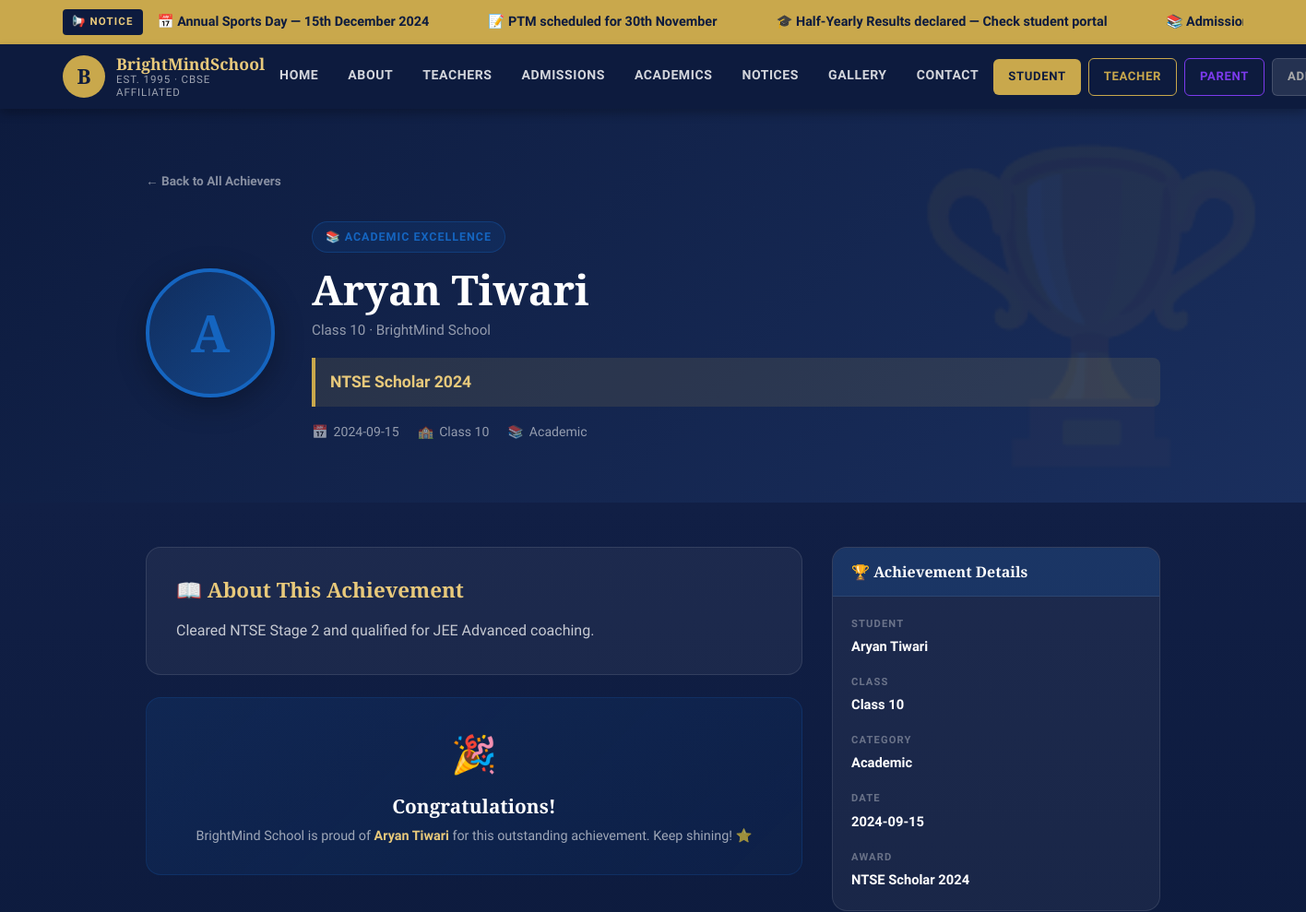
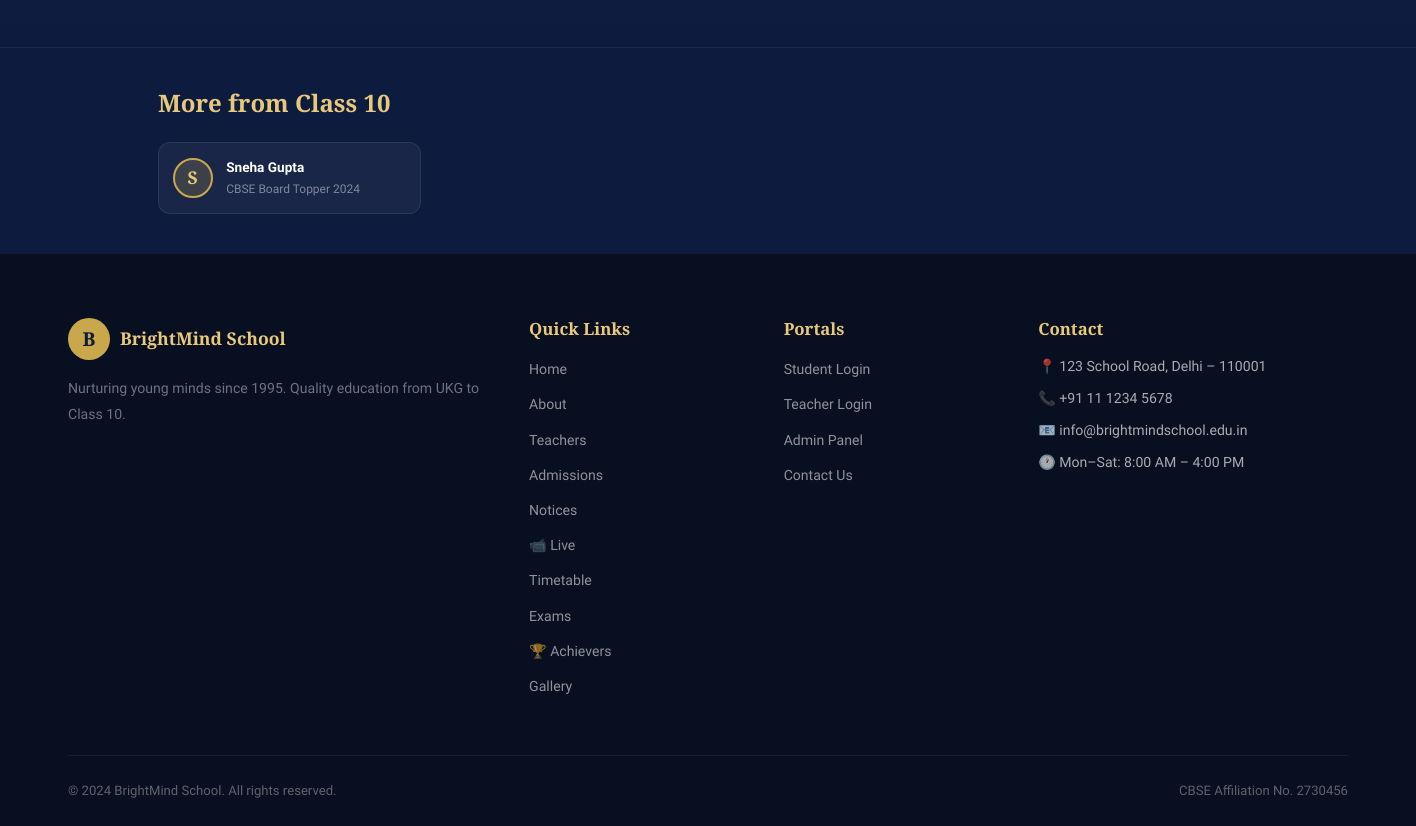
The page /achievers/91 on the database its author committed (2 pictures, top to bottom).
### tables this page shows
CREATE TABLE achievements (
            id INTEGER PRIMARY KEY AUTOINCREMENT,
            student_id INTEGER, title TEXT NOT NULL, category TEXT NOT NULL,
            description TEXT, achievement_date TEXT, awarded_by TEXT,
            class_name TEXT, is_featured INTEGER DEFAULT 0,
            created_at TIMESTAMP DEFAULT CURRENT_TIMESTAMP
        , photo TEXT, student_name TEXT DEFAULT "");

### app.py (the view)
@app.route('/achievers/<int:aid>')
def achiever_detail(aid):
    db = get_db()
    item = db.execute("""
        SELECT * FROM achievements WHERE id=?
    """, (aid,)).fetchone()
    if not item:
        return "Not Found", 404
    others = db.execute("""
        SELECT * FROM achievements
        WHERE class_name=? AND id!=?
        LIMIT 4
    """, (item['class_name'], aid)).fetchall()
    return render_template('achiever_detail.html', item=item, others=others)

### database/db.py (called while the page is built)
def get_db():
    db = getattr(g, '_database', None)
    if db is None:
        db = g._database = sqlite3.connect(DATABASE)
        db.row_factory = sqlite3.Row
        db.execute("PRAGMA foreign_keys = OFF")
    return db

### templates/achiever_detail.html (shortened to what this page needs)
{% extends 'base.html' %}
{% block content %}
{% set cat_colors = {
  'Academic': ('1565c0','e3f2fd','📚','Academic Excellence'),
  'Sports':   ('2e7d32','e8f5e9','⚽','Sports Achievement'),
  'Cultural': ('6a1b9a','f3e5f5','🎨','Cultural Achievement'),
  'Science':  ('00838f','e0f7fa','🔬','Science Achievement'),
} %}
{% set ci = cat_colors.get(item['category'], ('c9a84c','fff8e1','🌟','Achievement')) %}
<section style="background:linear-gradient(135deg,#0d1b3e 0%,#1a2f5e 100%);padding:4rem 2rem;position:relative;overflow:hidden;">
  <div style="position:absolute;inset:0;opacity:0.05;font-size:20rem;display:flex;align-items:center;justify-content:flex-end;padding-right:2rem;pointer-events:none;">🏆</div>
  <div style="max-width:1100px;margin:0 auto;position:relative;z-index:1;">
    <a href="/achievers" style="color:rgba(255,255,255,0.5);font-size:0.85rem;font-weight:600;text-decoration:none;display:inline-flex;align-items:center;gap:6px;margin-bottom:2rem;">
      ← Back to All Achievers
    </a>
    <div style="display:flex;gap:2.5rem;align-items:center;flex-wrap:wrap;">
      <div style="flex-shrink:0;">
        {% if item['photo'] %}
        <img src="/static/uploads/achievements/{{ item['photo'] }}"
             style="width:140px;height:140px;border-radius:50%;object-fit:cover;border:4px solid #{{ ci[0] }};box-shadow:0 8px 32px rgba(0,0,0,0.4);">
        {% else %}
        <div style="width:140px;height:140px;border-radius:50%;background:linear-gradient(135deg,#{{ ci[0] }}33,#{{ ci[0] }}88);border:4px solid #{{ ci[0] }};display:flex;align-items:center;justify-content:center;font-family:'Cormorant Garamond',serif;font-size:3.5rem;font-weight:700;color:#{{ ci[0] }};box-shadow:0 8px 32px rgba(0,0,0,0.3);">
          {{ (item['student_name'] or 'S')[0].upper() }}
        </div>
        {% endif %}
      </div>
      <div style="flex:1;min-width:240px;">
        <div style="display:inline-flex;align-items:center;gap:6px;background:#{{ ci[0] }}22;border:1px solid #{{ ci[0] }}55;color:#{{ ci[0] }};padding:5px 14px;border-radius:20px;font-size:0.78rem;font-weight:700;letter-spacing:0.08em;text-transform:uppercase;margin-bottom:0.75rem;">
          {{ ci[2] }} {{ ci[3] }}
        </div>
        <h1 style="color:var(--white);font-size:clamp(1.8rem,4vw,2.8rem);margin:0 0 0.25rem;font-family:'Cormorant Garamond',serif;">
          {{ item['student_name'] or 'Student' }}
        </h1>
        <div style="color:rgba(255,255,255,0.55);font-size:0.95rem;margin-bottom:1rem;">{{ item['class_name'] }} · BrightMind School</div>
        <div style="background:rgba(201,168,76,0.12);border-left:4px solid var(--gold);padding:0.75rem 1rem;border-radius:0 8px 8px 0;margin-bottom:1rem;">
          <div style="color:var(--gold-lt);font-weight:800;font-size:1.1rem;">{{ item['title'] }}</div>
        </div>
        <div style="display:flex;flex-wrap:wrap;gap:1.25rem;">
          {% if item['achievement_date'] %}
          <div style="display:flex;align-items:center;gap:6px;color:rgba(255,255,255,0.55);font-size:0.88rem;">
            📅 <span>{{ item['achievement_date'] }}</span>
          </div>
          {% endif %}
          <div style="display:flex;align-items:center;gap:6px;color:rgba(255,255,255,0.55);font-size:0.88rem;">
            🏫 <span>{{ item['class_name'] }}</span>
          </div>
          <div style="display:flex;align-items:center;gap:6px;color:rgba(255,255,255,0.55);font-size:0.88rem;">
            {{ ci[2] }} <span>{{ item['category'] }}</span>
          </div>
        </div>
      </div>
    </div>
  </div>
</section>
<section style="background:linear-gradient(180deg,#111f45,#0d1b3e);padding:3rem 2rem;">
  <div style="max-width:1100px;margin:0 auto;display:grid;grid-template-columns:2fr 1fr;gap:2rem;align-items:start;">
    <div>
      {% if item['description'] %}
      <div style="background:rgba(255,255,255,0.05);border:1px solid rgba(255,255,255,0.1);border-radius:16px;padding:2rem;margin-bottom:1.5rem;">
        <h3 style="color:var(--gold-lt);font-family:'Cormorant Garamond',serif;font-size:1.4rem;margin-bottom:1rem;">📖 About This Achievement</h3>
        <p style="color:rgba(255,255,255,0.75);font-size:1rem;line-height:1.8;">{{ item['description'] }}</p>
      </div>
      {% endif %}
      <div style="background:linear-gradient(135deg,#{{ ci[0] }}22,#{{ ci[0] }}11);border:1px solid #{{ ci[0] }}33;border-radius:16px;padding:1.75rem;text-align:center;">
        <div style="font-size:2.5rem;margin-bottom:0.5rem;">🎉</div>
        <h3 style="color:var(--white);font-family:'Cormorant Garamond',serif;font-size:1.3rem;margin-bottom:0.5rem;">Congratulations!</h3>
        <p style="color:rgba(255,255,255,0.6);font-size:0.9rem;">BrightMind School is proud of <strong style="color:var(--gold-lt);">{{ item['student_name'] or 'this student' }}</strong> for this outstanding achievement. Keep shining! ⭐</p>
      </div>
    </div>
    <div style="background:rgba(255,255,255,0.05);border:1px solid rgba(255,255,255,0.1);border-radius:16px;overflow:hidden;">
      <div style="background:#{{ ci[0] }}33;padding:1rem 1.25rem;border-bottom:1px solid rgba(255,255,255,0.08);">
        <h3 style="color:var(--white);font-size:1rem;font-weight:700;">🏆 Achievement Details</h3>
      </div>
      <div style="padding:1.25rem;display:flex;flex-direction:column;gap:1rem;">
        {% for label, value in [
          ('Student', item['student_name'] or '—'),
          ('Class',   item['class_name'] or '—'),
          ('Category',item['category'] or '—'),
          ('Date',    item['achievement_date'] or '—'),
          ('Award',   item['title'] or '—'),
        ] %}
        <div>
          <div style="font-size:0.7rem;font-weight:700;color:rgba(255,255,255,0.35);text-transform:uppercase;letter-spacing:0.1em;margin-bottom:3px;">{{ label }}</div>
          <div style="color:var(--white);font-weight:600;font-size:0.92rem;">{{ value }}</div>
        </div>
        {% endfor %}
      </div>
    </div>
  </div>
</section>
{% if others %}
<section style="background:#0d1b3e;padding:2.5rem 2rem;border-top:1px solid rgba(255,255,255,0.06);">
  <div style="max-width:1100px;margin:0 auto;">
    <h3 style="color:var(--gold-lt);font-family:'Cormorant Garamond',serif;font-size:1.5rem;margin-bottom:1.5rem;">
      More from {{ item['class_name'] }}
    </h3>
    <div style="display:grid;grid-template-columns:repeat(auto-fill,minmax(220px,1fr));gap:1rem;">
      {% for o in others %}
      <a href="/achievers/{{ o['id'] }}" style="text-decoration:none;display:flex;align-items:center;gap:0.85rem;background:rgba(255,255,255,0.05);border:1px solid rgba(255,255,255,0.08);border-radius:12px;padding:0.85rem;transition:all 0.2s;" onmouseover="this.style.borderColor='var(--gold)';this.style.background='rgba(255,255,255,0.09)'" onmouseout="this.style.borderColor='rgba(255,255,255,0.08)';this.style.background='rgba(255,255,255,0.05)'">
        <div style="width:40px;height:40px;border-radius:50%;background:rgba(201,168,76,0.2);border:2px solid var(--gold);display:flex;align-items:center;justify-content:center;font-family:'Cormorant Garamond',serif;font-size:1.1rem;font-weight:700;color:var(--gold-lt);flex-shrink:0;">
          {{ (o['student_name'] or 'S')[0].upper() }}
        </div>
        <div style="min-width:0;">
          <div style="color:var(--white);font-weight:700;font-size:0.85rem;overflow:hidden;text-overflow:ellipsis;white-space:nowrap;">{{ o['student_name'] or 'Student' }}</div>
          <div style="color:rgba(255,255,255,0.45);font-size:0.75rem;overflow:hidden;text-overflow:ellipsis;white-space:nowrap;">{{ o['title'] }}</div>
        </div>
      </a>
      {% endfor %}
    </div>
  </div>
</section>
{% endif %}
{% endblock %}

### static/css/style.css (style rules this page uses)
:root { --navy: #0d1b3e; --navy-mid:#1a2f5e; --navy-lt: #243a73; --gold: #c9a84c; --gold-lt: #e8c97b; --gold-dk: #a07830; --cream: #fdf8f0; --warm: #f5ede0; --text: #1e1e2e; --muted: #6b7280; --white: #ffffff; --green: #2e7d32; --red: #c62828; --orange: #e65100; --shadow: 0 4px 24px rgba(13,27,62,0.12); --shadow-lg: 0 12px 48px rgba(13,27,62,0.18); --radius: 12px; --radius-lg: 20px; --transition: all 0.3s cubic-bezier(0.4, 0, 0.2, 1); }
*, *::before, *::after { box-sizing: border-box; margin: 0; padding: 0; }
html { scroll-behavior: smooth; font-size: 16px; }
body { font-family: 'Source Sans 3', sans-serif; color: var(--text); background: var(--cream); line-height: 1.7; overflow-x: hidden; }
h1,h2,h3,h4,h5 { font-family: 'Cormorant Garamond', serif; line-height: 1.25; }
h1 { font-size: clamp(2.2rem, 5vw, 3.8rem); font-weight: 700; }
h3 { font-size: 1.5rem; font-weight: 600; }
p { font-size: 1rem; color: var(--muted); }
a { text-decoration: none; color: inherit; transition: var(--transition); }

### rows shown on the page
achievements: student_name "A", student_name "Aryan Tiwari", class_name "Class 10", title "NTSE Scholar 2024", achievement_date "2024-09-15", category "Academic", description "Cleared NTSE Stage 2 and qualified for JEE Advanced coaching.", label "STUDENT", label "CLASS", label "CATEGORY", label "DATE", label "AWARD"
achievements: student_name "S", student_name "Sneha Gupta", title "CBSE Board Topper 2024"

### other values the page prints
{{ ci[2] }} "📚"
{{ ci[3] }} "ACADEMIC EXCELLENCE"
